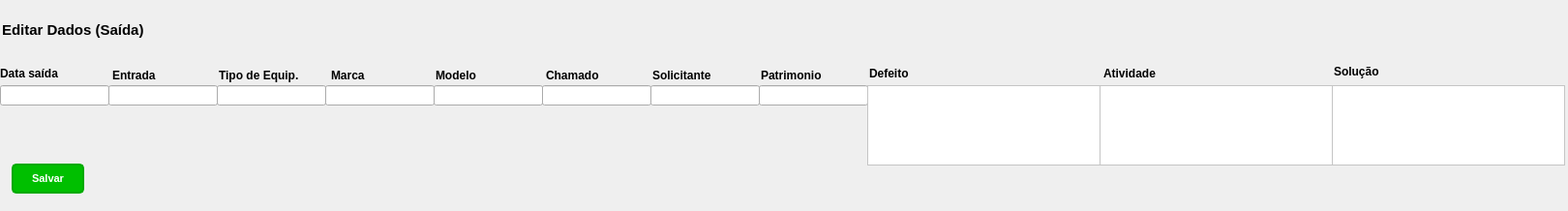
<?xml version="1.0" encoding="UTF-8"?>
<ui version="4.0">
 <class>MainWindow</class>
 <widget class="QMainWindow" name="MainWindow">
  <property name="geometry">
   <rect>
    <x>0</x>
    <y>0</y>
    <width>1620</width>
    <height>218</height>
   </rect>
  </property>
  <property name="windowTitle">
   <string>MainWindow</string>
  </property>
  <property name="styleSheet">
   <string notr="true"/>
  </property>
  <widget class="QWidget" name="centralwidget">
   <widget class="QLabel" name="label_5">
    <property name="geometry">
     <rect>
      <x>342</x>
      <y>70</y>
      <width>105</width>
      <height>16</height>
     </rect>
    </property>
    <property name="styleSheet">
     <string notr="true">font: 75 8pt &quot;MS Shell Dlg 2&quot;;
font-weight: bold;</string>
    </property>
    <property name="text">
     <string>Marca</string>
    </property>
   </widget>
   <widget class="QLineEdit" name="elineEdit_8">
    <property name="geometry">
     <rect>
      <x>784</x>
      <y>88</y>
      <width>113</width>
      <height>21</height>
     </rect>
    </property>
   </widget>
   <widget class="QLineEdit" name="elineEdit_4">
    <property name="geometry">
     <rect>
      <x>336</x>
      <y>88</y>
      <width>113</width>
      <height>21</height>
     </rect>
    </property>
   </widget>
   <widget class="QLineEdit" name="elineEdit_6">
    <property name="geometry">
     <rect>
      <x>560</x>
      <y>88</y>
      <width>113</width>
      <height>21</height>
     </rect>
    </property>
   </widget>
   <widget class="QLabel" name="label_3">
    <property name="geometry">
     <rect>
      <x>1378</x>
      <y>66</y>
      <width>105</width>
      <height>16</height>
     </rect>
    </property>
    <property name="styleSheet">
     <string notr="true">font: 75 8pt &quot;MS Shell Dlg 2&quot;;
font-weight: bold;</string>
    </property>
    <property name="text">
     <string>Solução</string>
    </property>
   </widget>
   <widget class="QLabel" name="label_4">
    <property name="geometry">
     <rect>
      <x>226</x>
      <y>70</y>
      <width>155</width>
      <height>16</height>
     </rect>
    </property>
    <property name="styleSheet">
     <string notr="true">font: 75 8pt &quot;MS Shell Dlg 2&quot;;
font-weight: bold;</string>
    </property>
    <property name="text">
     <string>Tipo de Equip.</string>
    </property>
   </widget>
   <widget class="QLabel" name="label">
    <property name="geometry">
     <rect>
      <x>2</x>
      <y>8</y>
      <width>497</width>
      <height>45</height>
     </rect>
    </property>
    <property name="font">
     <font>
      <pointsize>11</pointsize>
      <weight>75</weight>
      <bold>true</bold>
     </font>
    </property>
    <property name="text">
     <string>Editar Dados (Saída)</string>
    </property>
   </widget>
   <widget class="QLineEdit" name="elineEdit_3">
    <property name="geometry">
     <rect>
      <x>224</x>
      <y>88</y>
      <width>113</width>
      <height>21</height>
     </rect>
    </property>
   </widget>
   <widget class="QLineEdit" name="elineEdit_5">
    <property name="geometry">
     <rect>
      <x>448</x>
      <y>88</y>
      <width>113</width>
      <height>21</height>
     </rect>
    </property>
   </widget>
   <widget class="QLineEdit" name="elineEdit">
    <property name="geometry">
     <rect>
      <x>0</x>
      <y>88</y>
      <width>113</width>
      <height>21</height>
     </rect>
    </property>
   </widget>
   <widget class="QPushButton" name="bsalvaredicaos">
    <property name="geometry">
     <rect>
      <x>12</x>
      <y>169</y>
      <width>75</width>
      <height>31</height>
     </rect>
    </property>
    <property name="font">
     <font>
      <family>MS Shell Dlg 2</family>
      <pointsize>8</pointsize>
      <weight>75</weight>
      <italic>false</italic>
      <bold>true</bold>
     </font>
    </property>
    <property name="styleSheet">
     <string notr="true">background-color: rgb(0, 191, 0);
border: 2px solid black;
border-color: rgb(0, 170, 0);
border-radius: 5px;
padding: 5px;
font: 75 8pt &quot;MS Shell Dlg 2&quot;;
font-weight: bold;
color: rgb(255, 255, 255);</string>
    </property>
    <property name="text">
     <string>Salvar</string>
    </property>
   </widget>
   <widget class="QLabel" name="label_7">
    <property name="geometry">
     <rect>
      <x>564</x>
      <y>70</y>
      <width>105</width>
      <height>16</height>
     </rect>
    </property>
    <property name="styleSheet">
     <string notr="true">font: 75 8pt &quot;MS Shell Dlg 2&quot;;
font-weight: bold;</string>
    </property>
    <property name="text">
     <string>Chamado</string>
    </property>
   </widget>
   <widget class="QLabel" name="label_6">
    <property name="geometry">
     <rect>
      <x>450</x>
      <y>70</y>
      <width>105</width>
      <height>16</height>
     </rect>
    </property>
    <property name="styleSheet">
     <string notr="true">font: 75 8pt &quot;MS Shell Dlg 2&quot;;
font-weight: bold;</string>
    </property>
    <property name="text">
     <string>Modelo</string>
    </property>
   </widget>
   <widget class="QLabel" name="label_2">
    <property name="geometry">
     <rect>
      <x>0</x>
      <y>68</y>
      <width>133</width>
      <height>16</height>
     </rect>
    </property>
    <property name="styleSheet">
     <string notr="true">font: 75 8pt &quot;MS Shell Dlg 2&quot;;
font-weight: bold;</string>
    </property>
    <property name="text">
     <string>Data saída</string>
    </property>
   </widget>
   <widget class="QLabel" name="label_8">
    <property name="geometry">
     <rect>
      <x>674</x>
      <y>70</y>
      <width>105</width>
      <height>16</height>
     </rect>
    </property>
    <property name="styleSheet">
     <string notr="true">font: 75 8pt &quot;MS Shell Dlg 2&quot;;
font-weight: bold;</string>
    </property>
    <property name="text">
     <string>Solicitante</string>
    </property>
   </widget>
   <widget class="QLineEdit" name="elineEdit_7">
    <property name="geometry">
     <rect>
      <x>672</x>
      <y>88</y>
      <width>113</width>
      <height>21</height>
     </rect>
    </property>
   </widget>
   <widget class="QLabel" name="label_9">
    <property name="geometry">
     <rect>
      <x>786</x>
      <y>70</y>
      <width>111</width>
      <height>16</height>
     </rect>
    </property>
    <property name="styleSheet">
     <string notr="true">font: 75 8pt &quot;MS Shell Dlg 2&quot;;
font-weight: bold;</string>
    </property>
    <property name="text">
     <string>Patrimonio</string>
    </property>
   </widget>
   <widget class="QLineEdit" name="elineEdit_11">
    <property name="geometry">
     <rect>
      <x>112</x>
      <y>88</y>
      <width>113</width>
      <height>21</height>
     </rect>
    </property>
   </widget>
   <widget class="QLabel" name="label_10">
    <property name="geometry">
     <rect>
      <x>1140</x>
      <y>68</y>
      <width>135</width>
      <height>16</height>
     </rect>
    </property>
    <property name="styleSheet">
     <string notr="true">font: 75 8pt &quot;MS Shell Dlg 2&quot;;
font-weight: bold;</string>
    </property>
    <property name="text">
     <string>Atividade</string>
    </property>
   </widget>
   <widget class="QLabel" name="label_11">
    <property name="geometry">
     <rect>
      <x>898</x>
      <y>68</y>
      <width>59</width>
      <height>16</height>
     </rect>
    </property>
    <property name="styleSheet">
     <string notr="true">font: 75 8pt &quot;MS Shell Dlg 2&quot;;
font-weight: bold;</string>
    </property>
    <property name="text">
     <string>Defeito</string>
    </property>
   </widget>
   <widget class="QLabel" name="label_12">
    <property name="geometry">
     <rect>
      <x>116</x>
      <y>70</y>
      <width>103</width>
      <height>16</height>
     </rect>
    </property>
    <property name="styleSheet">
     <string notr="true">font: 75 8pt &quot;MS Shell Dlg 2&quot;;
font-weight: bold;</string>
    </property>
    <property name="text">
     <string>Entrada</string>
    </property>
   </widget>
   <widget class="QTextEdit" name="elineEdit_10">
    <property name="geometry">
     <rect>
      <x>896</x>
      <y>88</y>
      <width>241</width>
      <height>83</height>
     </rect>
    </property>
    <property name="styleSheet">
     <string notr="true">background-color: rgb(255, 255, 255);</string>
    </property>
    <property name="html">
     <string>&lt;!DOCTYPE HTML PUBLIC &quot;-//W3C//DTD HTML 4.0//EN&quot; &quot;http://www.w3.org/TR/REC-html40/strict.dtd&quot;&gt;
&lt;html&gt;&lt;head&gt;&lt;meta name=&quot;qrichtext&quot; content=&quot;1&quot; /&gt;&lt;style type=&quot;text/css&quot;&gt;
p, li { white-space: pre-wrap; }
&lt;/style&gt;&lt;/head&gt;&lt;body style=&quot; font-family:'MS Shell Dlg 2'; font-size:8pt; font-weight:400; font-style:normal;&quot;&gt;
&lt;p align=&quot;justify&quot; style=&quot;-qt-paragraph-type:empty; margin-top:0px; margin-bottom:0px; margin-left:0px; margin-right:0px; -qt-block-indent:0; text-indent:0px;&quot;&gt;&lt;br /&gt;&lt;/p&gt;&lt;/body&gt;&lt;/html&gt;</string>
    </property>
   </widget>
   <widget class="QTextEdit" name="elineEdit_9">
    <property name="geometry">
     <rect>
      <x>1136</x>
      <y>88</y>
      <width>241</width>
      <height>83</height>
     </rect>
    </property>
    <property name="styleSheet">
     <string notr="true">background-color: rgb(255, 255, 255);</string>
    </property>
    <property name="html">
     <string>&lt;!DOCTYPE HTML PUBLIC &quot;-//W3C//DTD HTML 4.0//EN&quot; &quot;http://www.w3.org/TR/REC-html40/strict.dtd&quot;&gt;
&lt;html&gt;&lt;head&gt;&lt;meta name=&quot;qrichtext&quot; content=&quot;1&quot; /&gt;&lt;style type=&quot;text/css&quot;&gt;
p, li { white-space: pre-wrap; }
&lt;/style&gt;&lt;/head&gt;&lt;body style=&quot; font-family:'MS Shell Dlg 2'; font-size:8pt; font-weight:400; font-style:normal;&quot;&gt;
&lt;p align=&quot;justify&quot; style=&quot;-qt-paragraph-type:empty; margin-top:0px; margin-bottom:0px; margin-left:0px; margin-right:0px; -qt-block-indent:0; text-indent:0px;&quot;&gt;&lt;br /&gt;&lt;/p&gt;&lt;/body&gt;&lt;/html&gt;</string>
    </property>
   </widget>
   <widget class="QTextEdit" name="elineEdit_2">
    <property name="geometry">
     <rect>
      <x>1376</x>
      <y>88</y>
      <width>241</width>
      <height>83</height>
     </rect>
    </property>
    <property name="styleSheet">
     <string notr="true">background-color: rgb(255, 255, 255);</string>
    </property>
    <property name="html">
     <string>&lt;!DOCTYPE HTML PUBLIC &quot;-//W3C//DTD HTML 4.0//EN&quot; &quot;http://www.w3.org/TR/REC-html40/strict.dtd&quot;&gt;
&lt;html&gt;&lt;head&gt;&lt;meta name=&quot;qrichtext&quot; content=&quot;1&quot; /&gt;&lt;style type=&quot;text/css&quot;&gt;
p, li { white-space: pre-wrap; }
&lt;/style&gt;&lt;/head&gt;&lt;body style=&quot; font-family:'MS Shell Dlg 2'; font-size:8pt; font-weight:400; font-style:normal;&quot;&gt;
&lt;p align=&quot;justify&quot; style=&quot;-qt-paragraph-type:empty; margin-top:0px; margin-bottom:0px; margin-left:0px; margin-right:0px; -qt-block-indent:0; text-indent:0px;&quot;&gt;&lt;br /&gt;&lt;/p&gt;&lt;/body&gt;&lt;/html&gt;</string>
    </property>
   </widget>
  </widget>
 </widget>
 <resources/>
 <connections/>
</ui>
